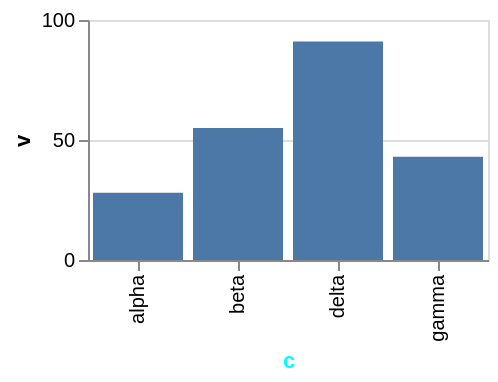

Express this chart as Vega-Lite.
### Vega-Lite specification from a JSON file in a GitHub repository (floating-point values rounded to 4 significant figures)
{"$schema": "https://vega.github.io/schema/vega-lite/v6.json", "width": 200, "height": 120, "data": {"values": [{"c": "alpha", "v": 28, "w": 3, "t": "2024-01-07"}, {"c": "beta", "v": 55, "w": 7, "t": "2024-03-19"}, {"c": "gamma", "v": 43, "w": 5, "t": "2024-06-02"}, {"c": "delta", "v": 91, "w": 9, "t": "2024-09-11"}]}, "mark": "bar", "encoding": {"x": {"field": "c", "type": "nominal"}, "y": {"field": "v", "type": "quantitative"}}, "config": {"axisBand": {"titleColor": "cyan"}}}
